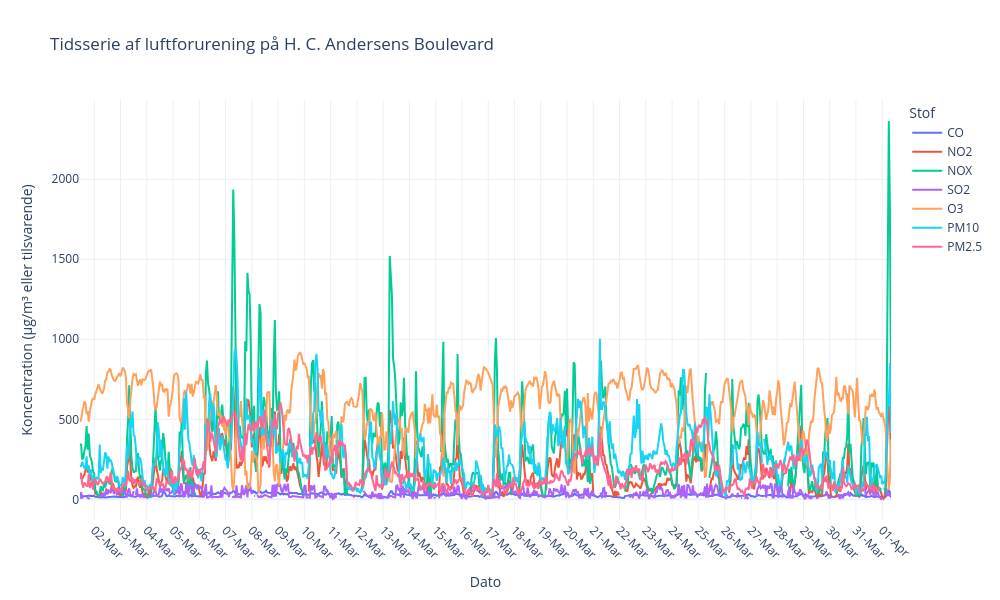
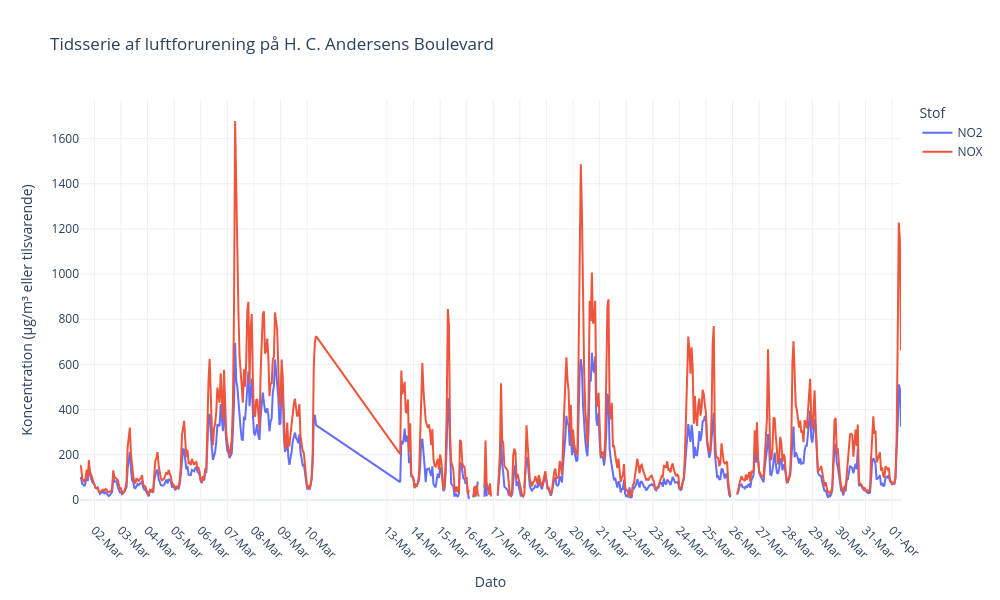
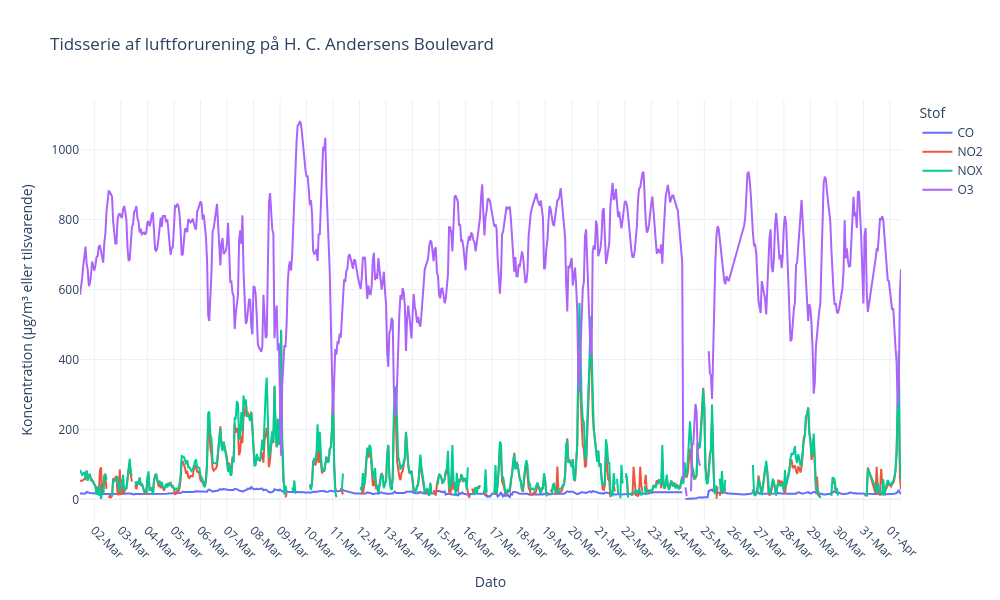

Here is the notebook cell these charts were saved with, in order:
### Markdown cell above
<span style="color:red">

* Describe your data analysis and explain what you've learned about the dataset.

* If relevant, talk about your machine-learning.

</span>.

### Code cell
def plot_luftforurening(df):
    # Make sure datetime is the index
    if not isinstance(df.index, pd.DatetimeIndex):
        raise ValueError("DataFrame index must be a DatetimeIndex")

    # Get unique days for tick values (one per day)
    unique_days = df.index.normalize().unique()
    tickvals = unique_days
    ticktext = [d.strftime("%d-%b") for d in unique_days]

    # Only plot numeric columns
    numeric_cols = df.select_dtypes(include='number').columns

    # Plot
    fig = go.Figure()

    for col in numeric_cols:
        fig.add_trace(go.Scatter(
            x=df.index,
            y=df[col],
            mode='lines',
            name=col
        ))

    fig.update_layout(
        title="Tidsserie af luftforurening på H. C. Andersens Boulevard",
        xaxis_title="Dato",
        yaxis_title="Koncentration (μg/m³ eller tilsvarende)",
        xaxis=dict(
            tickvals=tickvals,
            ticktext=ticktext,
            tickangle=45,
            showgrid=True
        ),
        yaxis=dict(showgrid=True),
        legend=dict(title="Stof"),
        template="plotly_white",
        height=600,
        width=1000
    )

    fig.show()
plot_luftforurening(df_HC)
plot_luftforurening(df_jagtvej)
plot_luftforurening(df_oersted)

### Figure 1 — Plotly figure (JSON) as saved in the notebook; plotly's stock layout.template omitted (floating-point values rounded to 4 significant figures; data arrays with more than 128 entries replaced by an {"elided": "..."} marker saying what was removed)
{"data": [{"mode": "lines", "name": "CO", "type": "scatter", "x": {"elided": "742 str values"}, "y": {"elided": "742 int values"}}, {"mode": "lines", "name": "NO2", "type": "scatter", "x": {"elided": "742 str values"}, "y": {"elided": "742 int values"}}, {"mode": "lines", "name": "NOX", "type": "scatter", "x": {"elided": "742 str values"}, "y": {"elided": "742 int values"}}, {"mode": "lines", "name": "SO2", "type": "scatter", "x": {"elided": "742 str values"}, "y": {"elided": "742 int values"}}, {"mode": "lines", "name": "O3", "type": "scatter", "x": {"elided": "742 str values"}, "y": {"elided": "742 int values"}}, {"mode": "lines", "name": "PM10", "type": "scatter", "x": {"elided": "742 str values"}, "y": {"elided": "742 int values"}}, {"mode": "lines", "name": "PM2.5", "type": "scatter", "x": {"elided": "742 str values"}, "y": {"elided": "742 int values"}}], "layout": {"height": 600, "legend": {"title": {"text": "Stof"}}, "title": {"text": "Tidsserie af luftforurening på H. C. Andersens Boulevard"}, "width": 1000, "xaxis": {"showgrid": true, "tickangle": 45, "ticktext": ["01-Mar", "02-Mar", "03-Mar", "04-Mar", "05-Mar", "06-Mar", "07-Mar", "08-Mar", "09-Mar", "10-Mar", "11-Mar", "12-Mar", "13-Mar", "14-Mar", "15-Mar", "16-Mar", "17-Mar", "18-Mar", "19-Mar", "20-Mar", "21-Mar", "22-Mar", "23-Mar", "24-Mar", "25-Mar", "26-Mar", "27-Mar", "28-Mar", "29-Mar", "30-Mar", "31-Mar", "01-Apr"], "tickvals": ["2025-03-01T00:00:00", "2025-03-02T00:00:00", "2025-03-03T00:00:00", "2025-03-04T00:00:00", "2025-03-05T00:00:00", "2025-03-06T00:00:00", "2025-03-07T00:00:00", "2025-03-08T00:00:00", "2025-03-09T00:00:00", "2025-03-10T00:00:00", "2025-03-11T00:00:00", "2025-03-12T00:00:00", "2025-03-13T00:00:00", "2025-03-14T00:00:00", "2025-03-15T00:00:00", "2025-03-16T00:00:00", "2025-03-17T00:00:00", "2025-03-18T00:00:00", "2025-03-19T00:00:00", "2025-03-20T00:00:00", "2025-03-21T00:00:00", "2025-03-22T00:00:00", "2025-03-23T00:00:00", "2025-03-24T00:00:00", "2025-03-25T00:00:00", "2025-03-26T00:00:00", "2025-03-27T00:00:00", "2025-03-28T00:00:00", "2025-03-29T00:00:00", "2025-03-30T00:00:00", "2025-03-31T00:00:00", "2025-04-01T00:00:00"], "title": {"text": "Dato"}}, "yaxis": {"showgrid": true, "title": {"text": "Koncentration (μg/m³ eller tilsvarende)"}}}}

### Figure 2 — Plotly figure (JSON) as saved in the notebook; plotly's stock layout.template omitted (floating-point values rounded to 4 significant figures; data arrays with more than 128 entries replaced by an {"elided": "..."} marker saying what was removed)
{"data": [{"mode": "lines", "name": "NO2", "type": "scatter", "x": {"elided": "665 str values"}, "y": {"elided": "665 int values"}}, {"mode": "lines", "name": "NOX", "type": "scatter", "x": {"elided": "665 str values"}, "y": {"elided": "665 int values"}}], "layout": {"height": 600, "legend": {"title": {"text": "Stof"}}, "title": {"text": "Tidsserie af luftforurening på H. C. Andersens Boulevard"}, "width": 1000, "xaxis": {"showgrid": true, "tickangle": 45, "ticktext": ["01-Mar", "02-Mar", "03-Mar", "04-Mar", "05-Mar", "06-Mar", "07-Mar", "08-Mar", "09-Mar", "10-Mar", "13-Mar", "14-Mar", "15-Mar", "16-Mar", "17-Mar", "18-Mar", "19-Mar", "20-Mar", "21-Mar", "22-Mar", "23-Mar", "24-Mar", "25-Mar", "26-Mar", "27-Mar", "28-Mar", "29-Mar", "30-Mar", "31-Mar", "01-Apr"], "tickvals": ["2025-03-01T00:00:00", "2025-03-02T00:00:00", "2025-03-03T00:00:00", "2025-03-04T00:00:00", "2025-03-05T00:00:00", "2025-03-06T00:00:00", "2025-03-07T00:00:00", "2025-03-08T00:00:00", "2025-03-09T00:00:00", "2025-03-10T00:00:00", "2025-03-13T00:00:00", "2025-03-14T00:00:00", "2025-03-15T00:00:00", "2025-03-16T00:00:00", "2025-03-17T00:00:00", "2025-03-18T00:00:00", "2025-03-19T00:00:00", "2025-03-20T00:00:00", "2025-03-21T00:00:00", "2025-03-22T00:00:00", "2025-03-23T00:00:00", "2025-03-24T00:00:00", "2025-03-25T00:00:00", "2025-03-26T00:00:00", "2025-03-27T00:00:00", "2025-03-28T00:00:00", "2025-03-29T00:00:00", "2025-03-30T00:00:00", "2025-03-31T00:00:00", "2025-04-01T00:00:00"], "title": {"text": "Dato"}}, "yaxis": {"showgrid": true, "title": {"text": "Koncentration (μg/m³ eller tilsvarende)"}}}}

### Figure 3 — Plotly figure (JSON) as saved in the notebook; plotly's stock layout.template omitted (floating-point values rounded to 4 significant figures; data arrays with more than 128 entries replaced by an {"elided": "..."} marker saying what was removed)
{"data": [{"mode": "lines", "name": "CO", "type": "scatter", "x": {"elided": "725 str values"}, "y": {"elided": "725 int values"}}, {"mode": "lines", "name": "NO2", "type": "scatter", "x": {"elided": "725 str values"}, "y": {"elided": "725 int values"}}, {"mode": "lines", "name": "NOX", "type": "scatter", "x": {"elided": "725 str values"}, "y": {"elided": "725 int values"}}, {"mode": "lines", "name": "O3", "type": "scatter", "x": {"elided": "725 str values"}, "y": {"elided": "725 int values"}}], "layout": {"height": 600, "legend": {"title": {"text": "Stof"}}, "title": {"text": "Tidsserie af luftforurening på H. C. Andersens Boulevard"}, "width": 1000, "xaxis": {"showgrid": true, "tickangle": 45, "ticktext": ["01-Mar", "02-Mar", "03-Mar", "04-Mar", "05-Mar", "06-Mar", "07-Mar", "08-Mar", "09-Mar", "10-Mar", "11-Mar", "12-Mar", "13-Mar", "14-Mar", "15-Mar", "16-Mar", "17-Mar", "18-Mar", "19-Mar", "20-Mar", "21-Mar", "22-Mar", "23-Mar", "24-Mar", "25-Mar", "26-Mar", "27-Mar", "28-Mar", "29-Mar", "30-Mar", "31-Mar", "01-Apr"], "tickvals": ["2025-03-01T00:00:00", "2025-03-02T00:00:00", "2025-03-03T00:00:00", "2025-03-04T00:00:00", "2025-03-05T00:00:00", "2025-03-06T00:00:00", "2025-03-07T00:00:00", "2025-03-08T00:00:00", "2025-03-09T00:00:00", "2025-03-10T00:00:00", "2025-03-11T00:00:00", "2025-03-12T00:00:00", "2025-03-13T00:00:00", "2025-03-14T00:00:00", "2025-03-15T00:00:00", "2025-03-16T00:00:00", "2025-03-17T00:00:00", "2025-03-18T00:00:00", "2025-03-19T00:00:00", "2025-03-20T00:00:00", "2025-03-21T00:00:00", "2025-03-22T00:00:00", "2025-03-23T00:00:00", "2025-03-24T00:00:00", "2025-03-25T00:00:00", "2025-03-26T00:00:00", "2025-03-27T00:00:00", "2025-03-28T00:00:00", "2025-03-29T00:00:00", "2025-03-30T00:00:00", "2025-03-31T00:00:00", "2025-04-01T00:00:00"], "title": {"text": "Dato"}}, "yaxis": {"showgrid": true, "title": {"text": "Koncentration (μg/m³ eller tilsvarende)"}}}}
